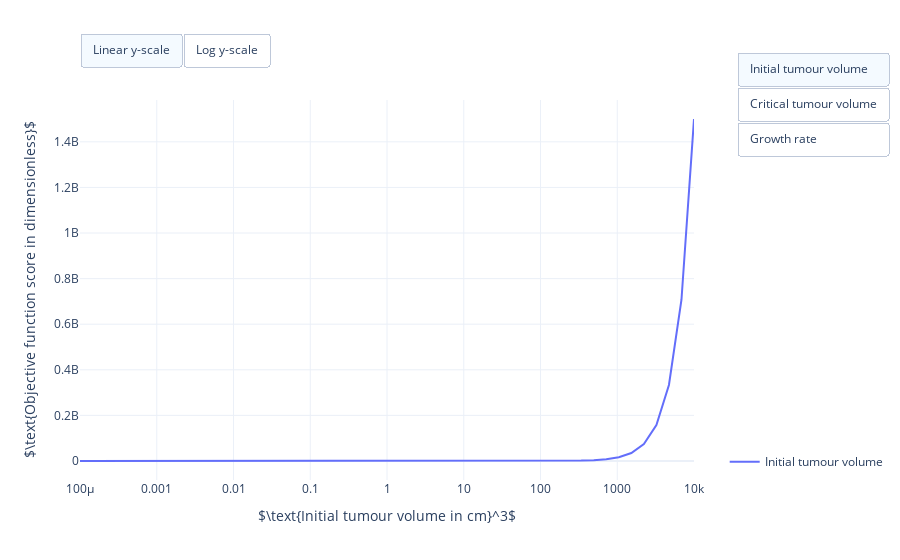

Source (notebook cell):
### Code cell
#
# Visualise objective over range of model parameters.
#
# This cell needs above explored range of objective function scores:
# [range_scores, parameter_range]
#

import plotly.graph_objects as go


# Define parameter names
parameter_names = [
    'Initial tumour volume',
    'Critical tumour volume',
    'Growth rate']

# Create figure
fig = go.Figure()

# Line plots of objective function scores
for index, scores in enumerate(range_scores):
    # Get parameters
    params = parameter_range[index, :]
    
    # 
    label

    # Scores over range of parameter values
    fig.add_trace(go.Scatter(
        x=params,
        y=scores,
        name=parameter_names[index],
        showlegend=True,
        visible=True if index == 0 else False,
        hovertemplate=
            "<b>Varying %s:</b><br>" % parameter_names[index] +
            "Score: %{y:.02f}<br>" +
            "Parameter value: %{x:.02f}<br>" +
            "True parameters: V_0 = 0.14, V_crit = 0.24, lambda = 0.55<br>" +
            "<extra></extra>",
        mode="lines"))

# Set X, Y axis and figure size
fig.update_layout(
    autosize=True,
    xaxis_title=r'$\text{Initial tumour volume in cm}^3$',
    yaxis_title=r'$\text{Objective function score in dimensionless}$',
    xaxis_type='log',
    template="plotly_white")

# Add switch between linear and log y-scale
fig.update_layout(
    updatemenus=[
        dict(
            type = "buttons",
            direction = "left",
            buttons=list([
                dict(
                    args=[{"yaxis.type": "linear"}],
                    label="Linear y-scale",
                    method="relayout"
                ),
                dict(
                    args=[{"yaxis.type": "log"}],
                    label="Log y-scale",
                    method="relayout"
                )
            ]),
            pad={"r": 0, "t": -10},
            showactive=True,
            x=0.0,
            xanchor="left",
            y=1.15,
            yanchor="top"
        ),
        dict(
            type = "buttons",
            direction = "down",
            buttons=list([
                dict(
                    args=[
                        {"visible": [True, False, False]},
                        {"xaxis.title": r'$\text{Initial tumour volume in cm}^3$'}],
                    label="Initial tumour volume",
                    method="update"
                ),
                dict(
                    args=[
                        {"visible": [False, True, False]}, 
                        {"xaxis.title": r'$\text{Critical tumour volume in cm}^3$'}],
                    label="Critical tumour volume",
                    method="update"
                ),
                dict(
                    args=[
                        {"visible": [False, False, True]}, 
                        {"xaxis.title": r'$\text{Growth rate in 1/day}$'}],
                    label="Growth rate",
                    method="update"
                ),
            ]),
            pad={"r": 0, "t": -10},
            showactive=True,
            x=1.07,
            xanchor="left",
            y=1.1,
            yanchor="top"
        ),
    ]
)

# Position legend
fig.update_layout(legend=dict(
    yanchor="bottom",
    y=0.01,
    xanchor="left",
    x=1.05))

# Show figure
fig.show()

### Figure 1 — Plotly figure (JSON) as saved in the notebook; plotly's stock layout.template omitted (floating-point values rounded to 4 significant figures)
{"data": [{"hovertemplate": "<b>Varying Initial tumour volume:</b><br>Score: %{y:.02f}<br>Parameter value: %{x:.02f}<br>True parameters: V_0 = 0.14, V_crit = 0.24, lambda = 0.55<br><extra></extra>", "mode": "lines", "name": "Initial tumour volume", "showlegend": true, "type": "scatter", "visible": true, "x": [0.0001, 0.0001456, 0.0002121, 0.0003089, 0.0004498, 0.0006551, 0.0009541, 0.001389, 0.002024, 0.002947, 0.004292, 0.006251, 0.009103, 0.01326, 0.01931, 0.02812, 0.04095, 0.05964, 0.08685, 0.1265, 0.1842, 0.2683, 0.3907, 0.569, 0.8286, 1.207, 1.758, 2.56, 3.728, 5.429, 7.906, 11.51, 16.77, 24.42, 35.56, 51.79, 75.43, 109.9, 160.0, 233.0, 339.3, 494.2, 719.7, 1048.0, 1526.0, 2223.0, 3237.0, 4715.0, 6866.0, 10000], "y": [23.88, 22.18, 20.44, 18.76, 17.08, 15.41, 13.8, 12.25, 10.74, 9.273, 7.901, 6.588, 5.364, 4.23, 3.193, 2.25, 1.44, 0.7661, 0.2711, 0.0142, 0.122, 0.8305, 2.598, 6.343, 13.86, 28.75, 58.57, 118.6, 241.1, 493.1, 1016.0, 2107.0, 4394.0, 9207.0, 19360.0, 40810.0, 86180.0, 182200.0, 385700.0, 816900.0, 1731000.0, 3669000.0, 7777000.0, 16490000.0, 34970000.0, 74150000.0, 157300000.0, 333500000.0, 707300000.0, 1500000000.0]}, {"hovertemplate": "<b>Varying Critical tumour volume:</b><br>Score: %{y:.02f}<br>Parameter value: %{x:.02f}<br>True parameters: V_0 = 0.14, V_crit = 0.24, lambda = 0.55<br><extra></extra>", "mode": "lines", "name": "Critical tumour volume", "showlegend": true, "type": "scatter", "visible": false, "x": [0.0001, 0.0001456, 0.0002121, 0.0003089, 0.0004498, 0.0006551, 0.0009541, 0.001389, 0.002024, 0.002947, 0.004292, 0.006251, 0.009103, 0.01326, 0.01931, 0.02812, 0.04095, 0.05964, 0.08685, 0.1265, 0.1842, 0.2683, 0.3907, 0.569, 0.8286, 1.207, 1.758, 2.56, 3.728, 5.429, 7.906, 11.51, 16.77, 24.42, 35.56, 51.79, 75.43, 109.9, 160.0, 233.0, 339.3, 494.2, 719.7, 1048.0, 1526.0, 2223.0, 3237.0, 4715.0, 6866.0, 10000], "y": [4.641, 4.638, 4.635, 4.631, 4.625, 4.616, 4.605, 4.585, 4.558, 4.523, 4.459, 4.379, 4.26, 4.088, 3.852, 3.522, 3.071, 2.469, 1.736, 0.9167, 0.2084, 0.04924, 1.227, 4.826, 11.67, 21.04, 30.29, 37.09, 41.29, 43.76, 45.23, 46.13, 46.7, 47.08, 47.32, 47.48, 47.59, 47.67, 47.72, 47.75, 47.78, 47.79, 47.8, 47.81, 47.82, 47.82, 47.82, 47.83, 47.83, 47.83]}, {"hovertemplate": "<b>Varying Growth rate:</b><br>Score: %{y:.02f}<br>Parameter value: %{x:.02f}<br>True parameters: V_0 = 0.14, V_crit = 0.24, lambda = 0.55<br><extra></extra>", "mode": "lines", "name": "Growth rate", "showlegend": true, "type": "scatter", "visible": false, "x": [0.0001, 0.0001456, 0.0002121, 0.0003089, 0.0004498, 0.0006551, 0.0009541, 0.001389, 0.002024, 0.002947, 0.004292, 0.006251, 0.009103, 0.01326, 0.01931, 0.02812, 0.04095, 0.05964, 0.08685, 0.1265, 0.1842, 0.2683, 0.3907, 0.569, 0.8286, 1.207, 1.758, 2.56, 3.728, 5.429, 7.906, 11.51, 16.77, 24.42, 35.56, 51.79, 75.43, 109.9, 160.0, 233.0, 339.3, 494.2, 719.7, 1048.0, 1526.0, 2223.0, 3237.0, 4715.0, 6866.0, 10000], "y": [47.82, 47.82, 47.81, 47.8, 47.79, 47.77, 47.75, 47.71, 47.66, 47.58, 47.46, 47.29, 47.04, 46.66, 46.09, 45.22, 43.87, 41.77, 38.48, 33.43, 26.01, 16.12, 5.378, 0.0795, 17.74, 101.6, 352.8, 999.0, 2543.0, 6083.0, 13990.0, 31360.0, 69100.0, 150500.0, 325200.0, 698700.0, 1495000.0, 3192000.0, 6799000.0, 14470000.0, 30750000.0, 65320000.0, 138700000.0, 294400000.0, 624700000.0, 1325000000.0, 2812000000.0, 5965000000.0, 12650000000.0, 26840000000.0]}], "layout": {"autosize": true, "legend": {"x": 1.05, "xanchor": "left", "y": 0.01, "yanchor": "bottom"}, "updatemenus": [{"buttons": [{"args": [{"yaxis.type": "linear"}], "label": "Linear y-scale", "method": "relayout"}, {"args": [{"yaxis.type": "log"}], "label": "Log y-scale", "method": "relayout"}], "direction": "left", "pad": {"r": 0, "t": -10}, "showactive": true, "type": "buttons", "x": 0, "xanchor": "left", "y": 1.15, "yanchor": "top"}, {"buttons": [{"args": [{"visible": [true, false, false]}, {"xaxis.title": "$\\text{Initial tumour volume in cm}^3$"}], "label": "Initial tumour volume", "method": "update"}, {"args": [{"visible": [false, true, false]}, {"xaxis.title": "$\\text{Critical tumour volume in cm}^3$"}], "label": "Critical tumour volume", "method": "update"}, {"args": [{"visible": [false, false, true]}, {"xaxis.title": "$\\text{Growth rate in 1/day}$"}], "label": "Growth rate", "method": "update"}], "direction": "down", "pad": {"r": 0, "t": -10}, "showactive": true, "type": "buttons", "x": 1.07, "xanchor": "left", "y": 1.1, "yanchor": "top"}], "xaxis": {"title": {"text": "$\\text{Initial tumour volume in cm}^3$"}, "type": "log"}, "yaxis": {"title": {"text": "$\\text{Objective function score in dimensionless}$"}}}}
